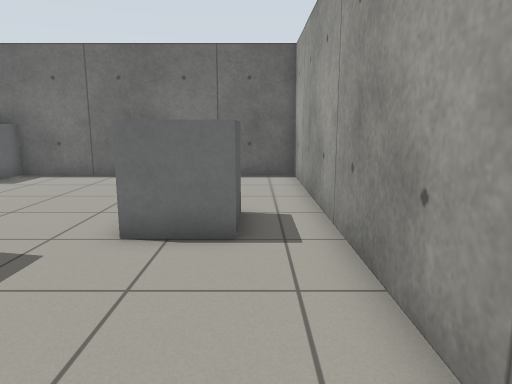
view 1 (above)

22 first-person views from a walk through a Gazebo world. The camera is 0.94 m above the floor, tilts 10° down and sees 70° across. The floor is counted in squares, 0.5 m on a side. Each view is taken from the middle of a square. On the plan, view 1 faces up. The plan holds only what a view shows up to about 18 squares ahead; the rest is blank.

view 2
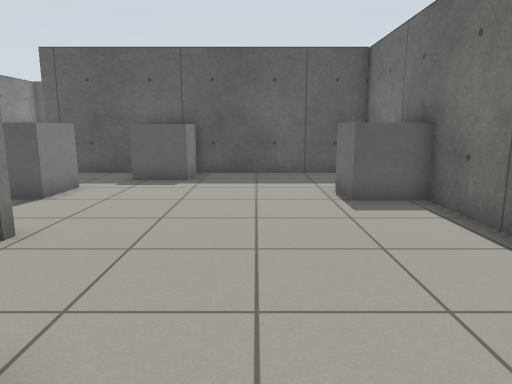

view 3
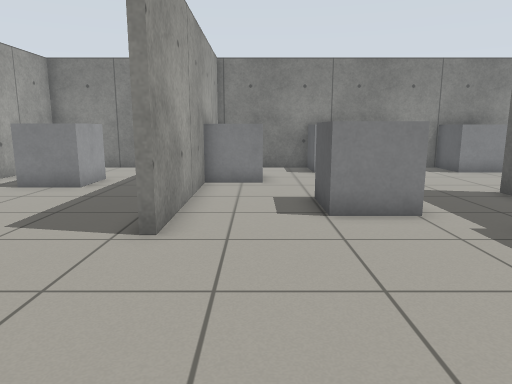

view 4
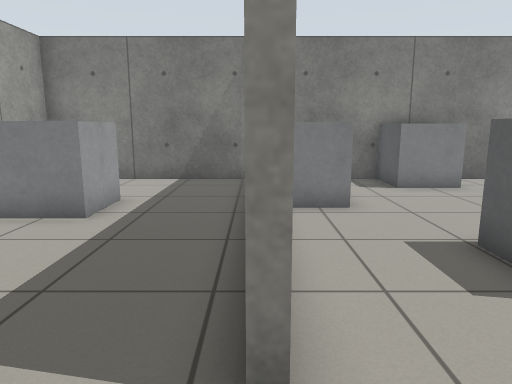

view 5
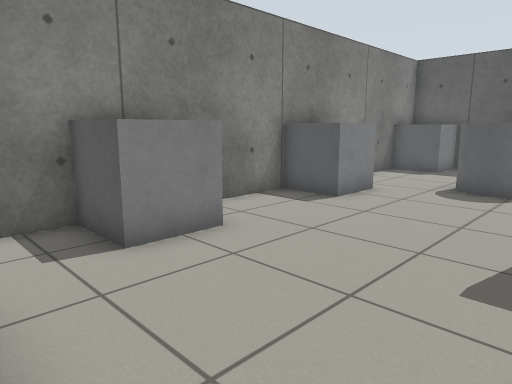

view 6
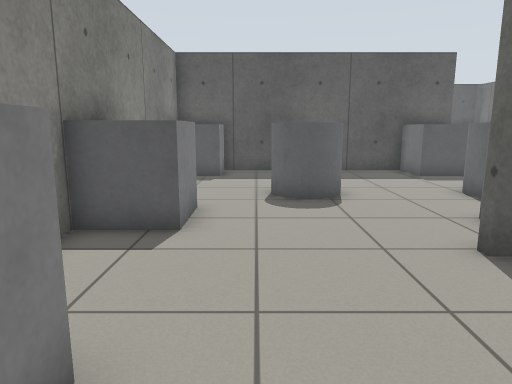

view 7
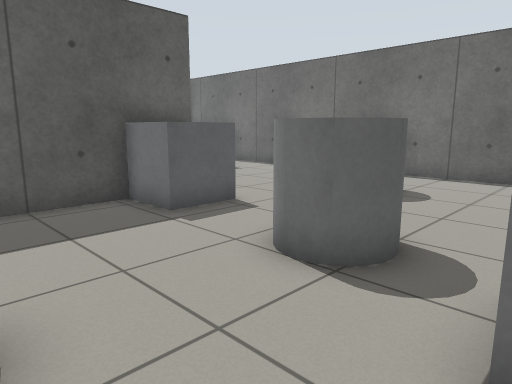

view 8
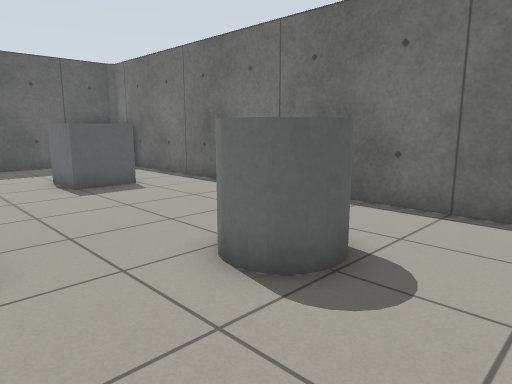

view 9
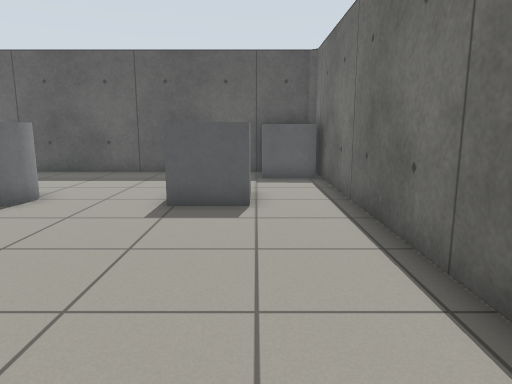

view 10
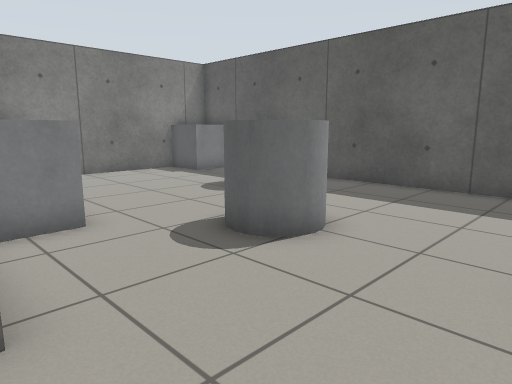

view 11
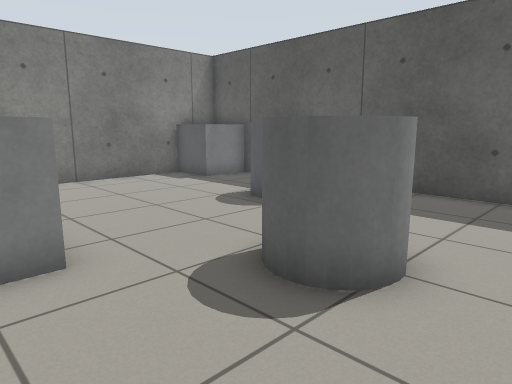

view 12
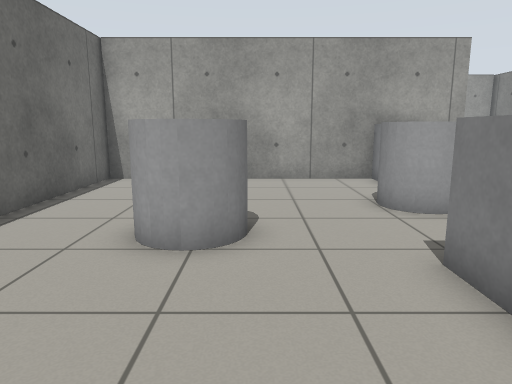

view 13
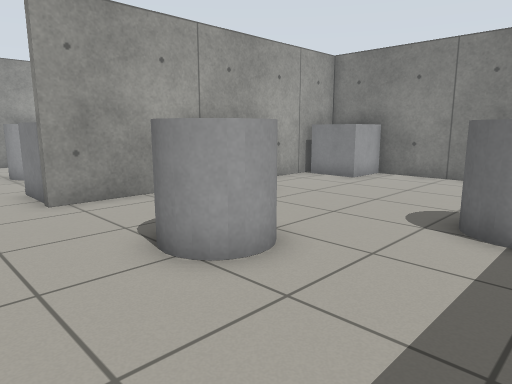

view 14
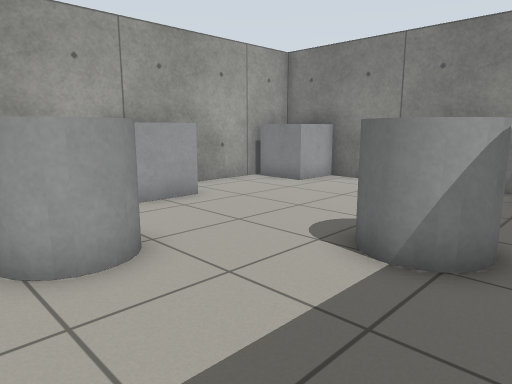

view 15
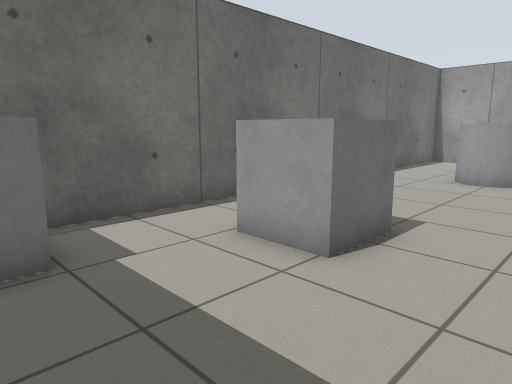

view 16
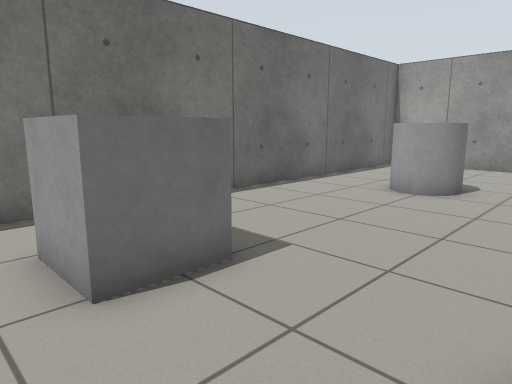

view 17
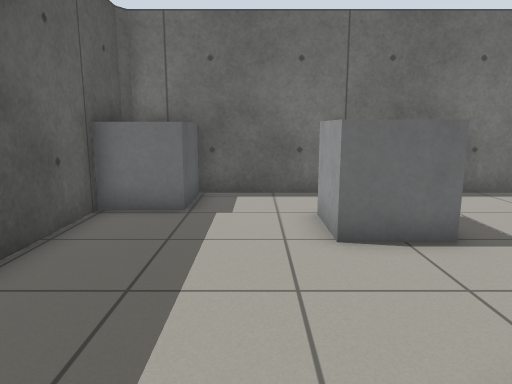

view 18
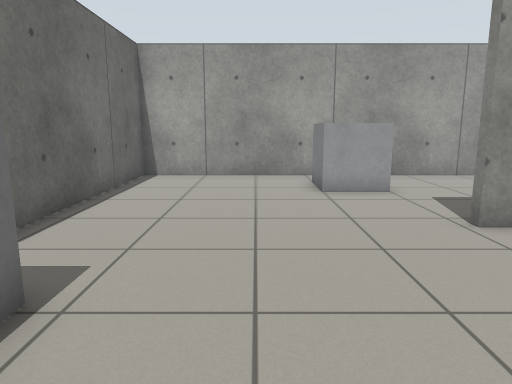

view 19
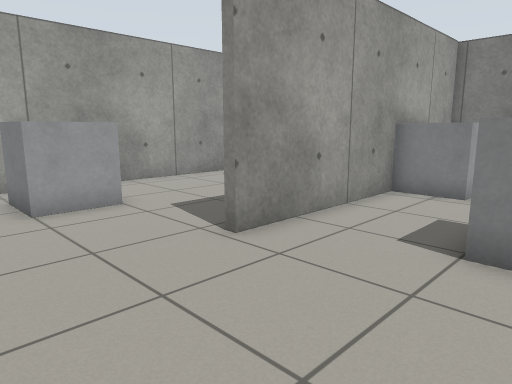

view 20
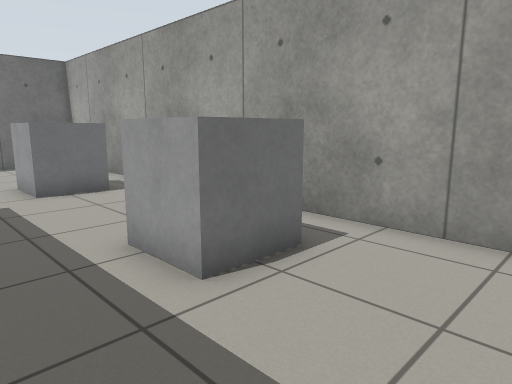

view 21
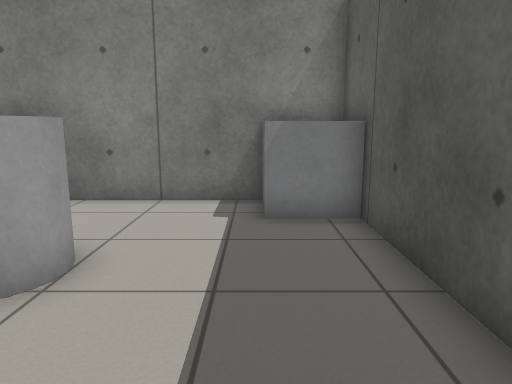

view 22
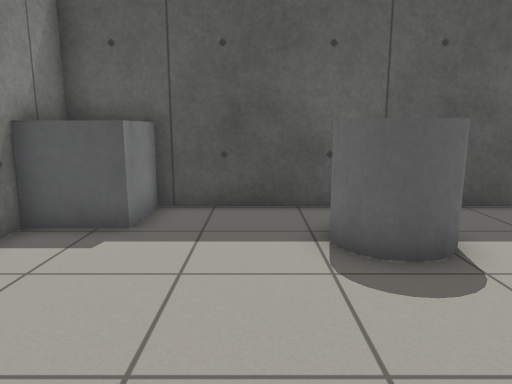

### Floor plan
Key: @ floor where view 1 was taken; # wall or solid block; . floor; B grey box; C grey cylinder.
Columns run from 38 left of view 1 to 2 right of it. Each row starts with its distance up from view 1.
 15 #########################################
 14 # B....................#   BB...........#
 13 # B................... #...BB...........#
 12 #BB...BB............   #................#
 11 #.....BB.......CC...  .#................#
 10 #.....BB.......CC......#................#
  9 #..............C.......#................#
  8 #......................#............BB..#
  7 #......................BBB..........BB..#
  6 #.....CC....BBB...C....B B..........BB..#
  5 #.....CC....BBB..C C...#........#.......#
  4 #......C....#.....C..BB#...BB...#.......#
  3 #.........BB#........BB#...BB...#.......#
  2 #..CC.....B #..........#........#.......#
  1 #.CCC.....B #...................#.......#
  0 #...........#....CC.............#...BB@.#
 -1 #...........#....CC...........BB#...BB..#
 -2 #...........#.................BB#.......#
 -3 #...........#.................. #.......#
 -4 #BB......BBBBBB.....BB....BB..  #.......#
 -5 #BB......B  BBB.....BB....BB..  #.....  #
 -6    ######################################

Where each view was taken, in squares from view 1:
view 1: 0 up, 0 right, facing up
view 2: 10 up, 0 right, facing left
view 3: 12 up, 8 left, facing down
view 4: 8 up, 6 left, facing down
view 5: 2 up, 8 left, facing down-left
view 6: 2 down, 10 left, facing left
view 7: 0 up, 17 left, facing up-left
view 8: 6 up, 19 left, facing up-left
view 9: 12 up, 22 left, facing left
view 10: 10 up, 26 left, facing down-left
view 11: 8 up, 27 left, facing down-left
view 12: 9 up, 29 left, facing right
view 13: 9 up, 36 left, facing down-right
view 14: 7 up, 37 left, facing down-right
view 15: 7 up, 37 left, facing up-right
view 16: 6 up, 34 left, facing up-right
view 17: 4 up, 34 left, facing up
view 18: 10 up, 13 left, facing right
view 19: 10 up, 11 left, facing down-right
view 20: 5 down, 5 left, facing up-right
view 21: 4 up, 24 left, facing down
view 22: 1 down, 29 left, facing left
